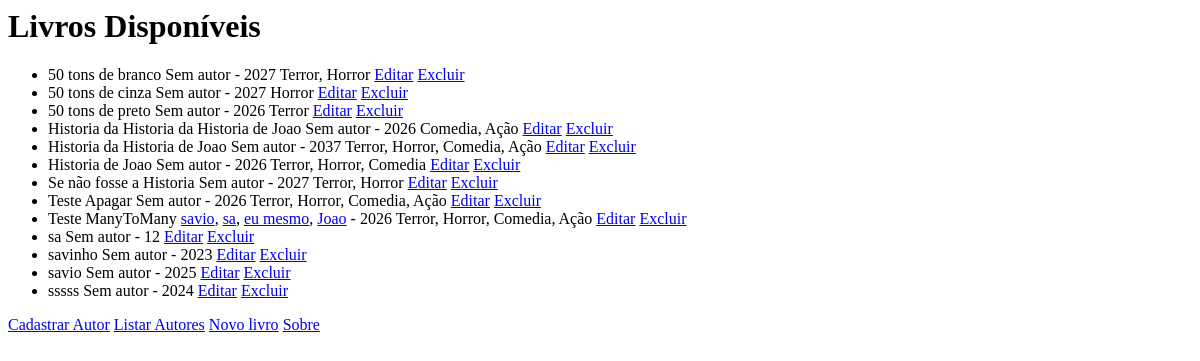
The app's page /, older data.
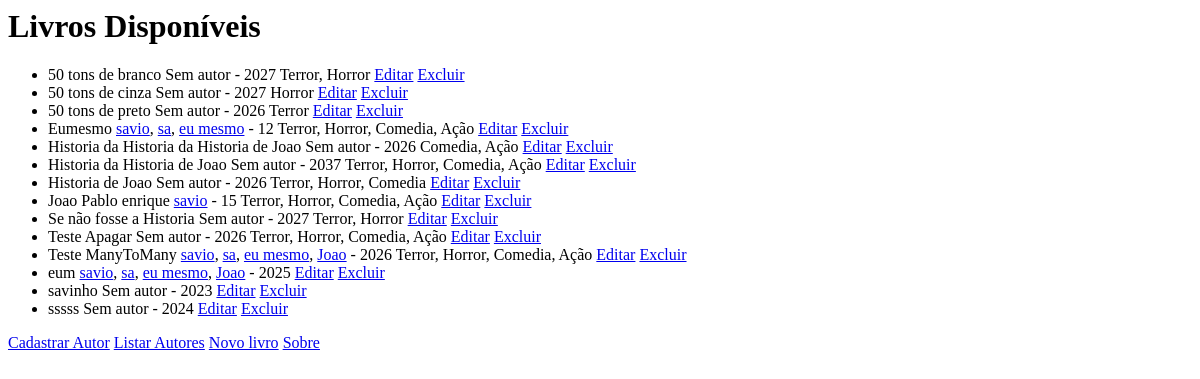
The same page, newer data.
### biblioteca/models.py (models this page shows, shortened)
class Book(models.Model):
    title = models.CharField(
        max_length=200,
        validators=[
            MinLengthValidator(3, "O título precisa ter pelo menos 3 caracteres."),
        ],
    )
    author = models.ManyToManyField(
        Author,
        related_name="books",
    )
    ano_publicado = models.IntegerField(
        validators=[validar_ano_publicado],
    )
    paginas = models.PositiveIntegerField(
        "páginas",
        null=True,
        blank=True,
        validators=[
            MinValueValidator(1, "O livro precisa ter pelo menos 1 página."),
            MaxValueValidator(5000, "O livro pode ter no máximo 5000 páginas."),
        ],
    )
    isbn = models.CharField(
        "ISBN",
        max_length=13,
        blank=True,
        validators=[
            RegexValidator(r"^\d{13}$", "O ISBN deve ter exatamente 13 dígitos (apenas números)."),
        ],
    )
    capa = models.ImageField(
        "capa",
        upload_to="capas/",
        blank=True,
        validators=[
            validar_tamanho_arquivo,
            FileExtensionValidator(["jpg", "jpeg", "png"]),
        ],
    )
    disponivel = models.BooleanField(default=True)
    categories = models.ManyToManyField(Category, blank=True, related_name="books")

class Category(models.Model):
    name = models.CharField(max_length=100, unique=True)

class Author(models.Model):
    name = models.CharField(max_length=120)
    nationality = models.CharField(max_length=100, blank=True)
    class Meta:
        verbose_name_plural = "autores"

### biblioteca/views.py (the view)
# urls.py: path('', LivroListView.as_view(), name='listar_livros'),
class LivroListView(ListView):
    model = Book
    template_name = 'lista_livros.html'
    context_object_name = 'livros'
    def get_queryset(self):
        return Book.objects.order_by('title')

### biblioteca/templates/lista_livros.html (shortened to what this page needs)
<body>
    <h1>Livros Disponíveis</h1>
    <ul>
        {% for livro in livros %}
            <li>
                {{ livro.title }}
                {% for author in livro.author.all %}
                    <a href="{% url 'author_detail' author.pk %}">{{ author.name }}</a>{% if not forloop.last %}, {% endif %}
                {% empty %}
                    Sem autor
                {% endfor %} -
                {{ livro.ano_publicado }}
                {% for category in livro.categories.all %}
                    {{ category.name }}{% if not forloop.last %}, {% endif %}
                {% endfor %}
                <a href="{% url 'livro_editar' livro.pk %}">Editar</a>
                <a href="{% url 'livro_excluir' livro.pk %}">Excluir</a>
            </li>
        {% endfor %}
    </ul>
    <a href="{% url 'cadastrar_autor' %}">Cadastrar Autor</a>
    <a href="{% url 'listar_autores' %}">Listar Autores</a>
    <a href="{% url 'livro_novo' %}">Novo livro</a>
    <a href="{% url 'sobre' %}">Sobre</a>
</body>

Row changes from the older to the newer data that the page shows:
added Book: title "Eumesmo", ano_publicado "12", Author (name "savio"), Author (name "sa"), Author (name "eu mesmo"), Category (name "Terror"), Category (name "Horror"), Category (name "Comedia"), Category (name "Ação")
changed Book: title "sa" → "Joao Pablo enrique"; gains Author (name "savio"); ano_publicado "12" → "15"; gains Category (name "Terror"); gains Category (name "Horror"); gains Category (name "Comedia"); gains Category (name "Ação"); no longer shows "Sem autor"; moves up the list
changed Book: title "savio" → "eum"; gains Author (name "savio"); gains Author (name "sa"); gains Author (name "eu mesmo"); gains Author (name "Joao"); no longer shows "Sem autor"; moves up the list
